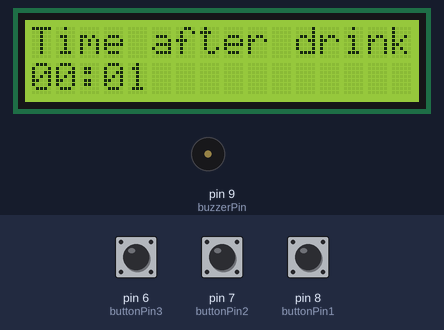
Recording of a sketch running on a simulated Arduino Uno, built with avr-gcc and run on an emulated ATmega328P. On the bench: 16×2 character LCD, buzzer (waves = sounding, pin HIGH). The test bench sets the inputs (shaded band); at power-on: pin 7 (buttonPin2) HIGH, pin 8 (buttonPin1) HIGH, pin 6 (buttonPin3) HIGH.

Above: at 1.2 s.
1.3 s: pin 7 (buttonPin2) pulled LOW for 0.15 s
At 2.3 s:
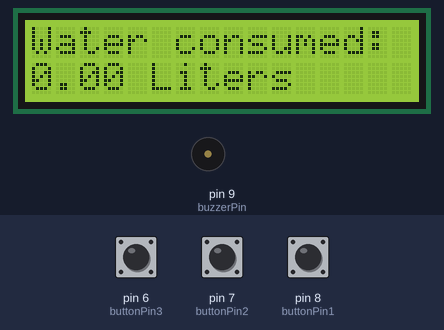
3.0 s: pin 7 (buttonPin2) pulled LOW for 1 s
At 3.3 s:
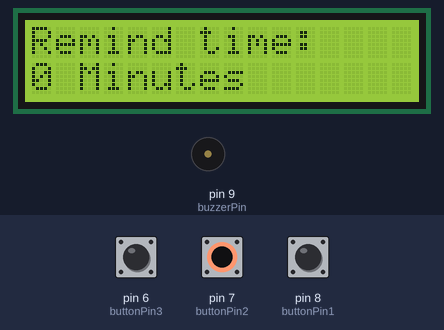
5.5 s: pin 8 (buttonPin1) pulled LOW for 0.15 s
At 8.1 s:
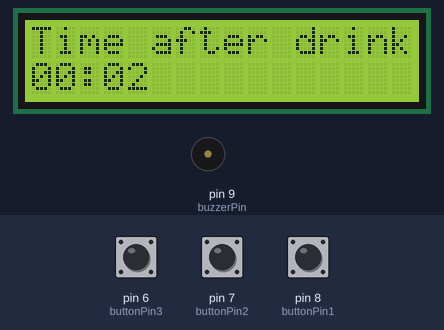
8.6 s: pin 8 (buttonPin1) pulled LOW for 1 s
At 10.0 s:
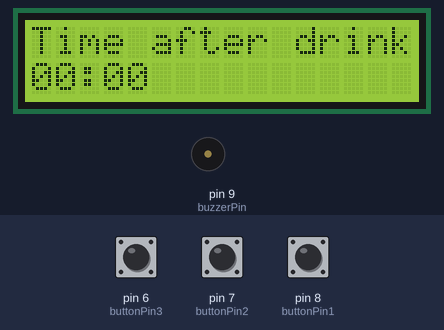
Timing chart, 0 to 11.6 s (numbered marks = the images above; inputs shaded):
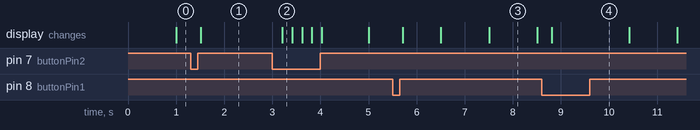

Measured:
- after the input at 1.3 s, the display: changes after 0.21 s (image 1)
- after the input at 3.0 s, the display: changes after 0.21 s (image 2)
- what the display in image 3 shows lasts 1.0 s, from 7.5 s to 8.5 s

The sketch:

water_bottle_normlcd.ino
```cpp
#include <LiquidCrystal.h>
#include <SparkFun_ADXL345.h>

LiquidCrystal lcd(12, 11, 5, 4, 3, 2); // Change the pin numbers to match your LCD module
const int buttonPin1 = 8;
const int buttonPin2 = 7;
const int buttonPin3 = 6; // Assign buttonPin3 to pin 6
const int buzzerPin = 9;
unsigned long lastButtonPress = 0;
float totalWater = 0.0; // change this to your actual water consumption variable
int displayMode = 0; // 0 for time display, 1 for water consumption display, 2 for reminder timer
int prevDisplayMode = 0;
int remindTime = 0; // in minutes
bool buzzerOn = false;
unsigned long lastBuzzerToggle = 0;
const unsigned long buzzerInterval = 500; // 500 milliseconds

ADXL345 adxl; // Initialize the SparkFun ADXL345 library

void setup() {
  lcd.begin(16, 2);
  pinMode(buttonPin1, INPUT_PULLUP);
  pinMode(buttonPin2, INPUT_PULLUP);
  pinMode(buttonPin3, INPUT_PULLUP); // Set buttonPin3 as input with internal pull-up resistor
  pinMode(buzzerPin, OUTPUT);

  adxl.powerOn(); // Turn on the ADXL345 accelerometer
}

void loop() {
  if (digitalRead(buttonPin1) == LOW) {
    if (displayMode == 1) {
      totalWater = 0.0; // Reset totalWater to 0 in displayMode 1
    } else if (displayMode == 2) {
      remindTime += 5;
      if (remindTime > 60) remindTime = 0;
    } else {
      lastButtonPress = millis();
      if (buzzerOn) {
        buzzerOn = false;
        digitalWrite(buzzerPin, LOW);
      }
    }
    delay(200); // debounce delay
  }

  if (digitalRead(buttonPin2) == LOW) {
    displayMode = (displayMode + 1) % 3;
    delay(200); // debounce delay
  }

  if (digitalRead(buttonPin3) == LOW) {
    int x, y, z;
    adxl.readAccel(&x, &y, &z);
    float accelerationMagnitude = sqrt(x*x + y*y + z*z);
    if (accelerationMagnitude > 1.0) { // Adjust the threshold as needed
      totalWater += 0.005; // Increase the number of totalWater in displayMode1 in a drinking motion
    }
    delay(200); // debounce delay
  }

  if (prevDisplayMode != displayMode) {
    lcd.clear();
    prevDisplayMode = displayMode;
  }

  if (displayMode == 1) {
    lcd.setCursor(0,0);
    lcd.print("Water consumed:");
    lcd.setCursor(0,1);
    lcd.print(totalWater);
    lcd.print(" Liters");
  } else if (displayMode == 2) {
    lcd.setCursor(0,0);
    lcd.print("Remind time:");
    lcd.setCursor(0,1);
    lcd.print(remindTime);
    lcd.print(" Minutes");
  } else {
    lcd.setCursor(0,0);
    lcd.print("Time after drink: ");

    unsigned long duration = millis() - lastButtonPress;

    int seconds = (duration / 1000);
    int minutes = seconds / 60;
    seconds = seconds % 60;

    lcd.setCursor(0,1);

    if(minutes < 10)
      lcd.print("0");

    lcd.print(minutes);

    lcd.print(":");

    if(seconds < 10)
      lcd.print("0");

    lcd.print(seconds);

    if (minutes >= remindTime && remindTime > 0 && minutes > 0) {
      if (millis() - lastBuzzerToggle >= buzzerInterval) {
        buzzerOn = !buzzerOn;
        digitalWrite(buzzerPin, buzzerOn ? HIGH : LOW);
        lastBuzzerToggle = millis();
      }
    }
  }
}
```
